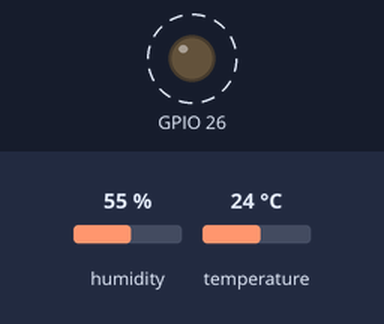
A sketch run on a simulated ESP32. Shown: output pins drawn as LEDs (lit = HIGH). Dashed ring = blinking. The test bench sets the inputs (shaded band); at power-on: humidity 55 %, temperature 24 °C. What the sketch prints to the serial monitor is not drawn.

Above: at 0.5 s.
Timing chart, 0 to 3.0 s (numbered marks = the images above):
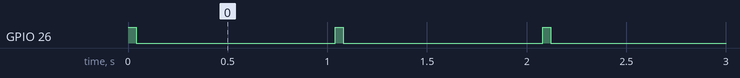

The sketch:

Temperature_measure.ino
```cpp
/***************************************************
  This is an example for the SHT31-D Humidity & Temp Sensor

  Designed specifically to work with the SHT31-D sensor from Adafruit
  ----> https://www.adafruit.com/products/2857

  These sensors use I2C to communicate, 2 pins are required to
  interface
 ****************************************************/

#include <Arduino.h>
#include <Wire.h>
#include "Adafruit_SHT31.h"
#include "Adafruit_HTU21DF.h"

//I2C device found at address 0x40
//I2C device found at address 0x44


bool enableHeater = false;
uint8_t loopCnt = 0;

Adafruit_SHT31 sht31 = Adafruit_SHT31();
Adafruit_HTU21DF htu = Adafruit_HTU21DF();


void setup() {
  Serial.begin(115200);

  pinMode(26, OUTPUT);
  digitalWrite(26, HIGH);

  while (!Serial)
    delay(10);     // will pause Zero, Leonardo, etc until serial console opens

  Serial.println("SHT31 test");
  if (! sht31.begin(0x44)) {   // Set to 0x45 for alternate i2c addr
    Serial.println("Couldn't find SHT31");
    while (1) delay(1);
  }

  if (!htu.begin()) {
    Serial.println("Couldn't find HTU21 sensor!");
    while (1);
  }

}


void loop() {
  digitalWrite(26, HIGH);
  float temp = htu.readTemperature();
  float rel_hum = htu.readHumidity();
  Serial.print("HTU Temp: "); Serial.print(temp); Serial.print(" C");
  Serial.print("\t\t");
  Serial.print("HTU Humidity: "); Serial.print(rel_hum); Serial.println(" \%");
  digitalWrite(26, LOW);
  delay(1000);
  digitalWrite(26, HIGH);
  float t = sht31.readTemperature();
  float h = sht31.readHumidity();
  if (! isnan(t)) {  // check if 'is not a number'
    Serial.print("Temp *C = "); Serial.print(t); Serial.print("\t\t");
  } else {
    Serial.println("Failed to read temperature");
  }

  if (! isnan(h)) {  // check if 'is not a number'
    Serial.print("Hum. % = "); Serial.println(h);
  } else {
    Serial.println("Failed to read humidity");
  }
  digitalWrite(26, LOW);

  delay(1000);
}
```

Measured:
- by itself, GPIO 26: alternates HIGH for 0.04 s and LOW for 1.0 s
